Frame 1 (no input): blank canvas, image omitted
Frame 60 (the mouse pressed at the canvas centre just before this capture): blank canvas, image omitted
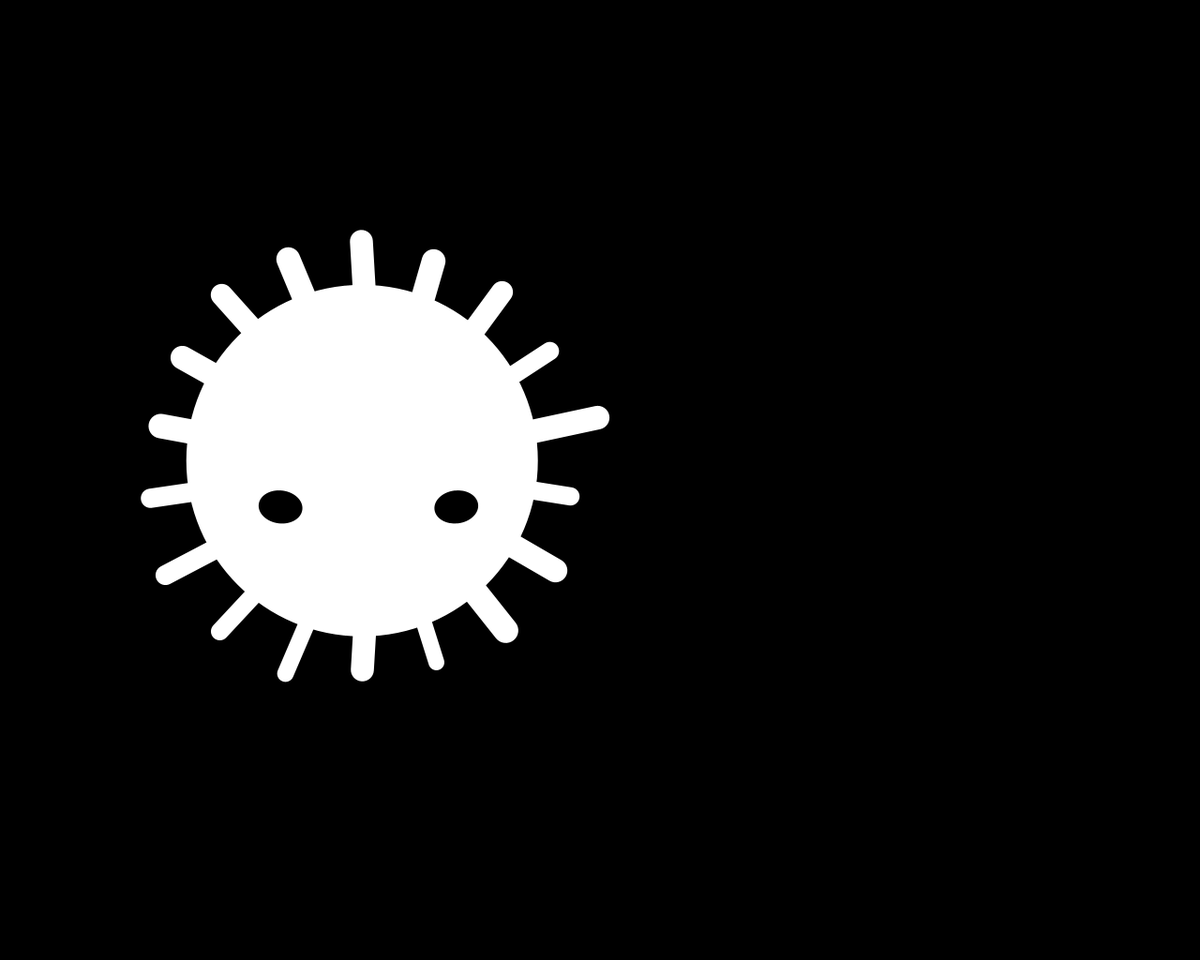
Frame 120 (the mouse held since frame 60 and released just before this capture)

The Processing sketch whose frames 1 and 60 were blank and that drew this single picture after the mouse press (run headless with seeded random() and noise(); from frame 60 on, the mouse is pressed at the canvas centre):

// Processing sketch: processing_136131
// ── processing_136131.pde

// OBJECTS
Fluff myFluff;
MotherFluff myMotherFluff;
Fluff[] myFluffArray;

// INCOMING VARIABLES
float myActivity;
float myAverageX;
float myCloseness;

// GLOBAL VARIABLES
int counter;
int spawnDelay;
int spawnCounter;
int fluffAmount = 25;
int activeFluffAmount;
float generalActivity = 0;
boolean motherPresent = false;


// SETUP FUNCTION
void setup() {

  // GENERAL SETUP
  size(1280, 1024);
  smooth();
  noCursor();

  // CREATE FLUFFS
  myFluffArray = new Fluff[fluffAmount];
  for (int i = 0; i<fluffAmount; i++) {
    myFluffArray[i] = new Fluff(random(0, width), random(0, height));
  }
  myMotherFluff = new MotherFluff(width/2, height/2);
}


// DRAW FUNCTION
void draw() {
  counter++;
  updateFluffs();
  getMouseInput();
  //showDebugInformation();
  calculateActivity();
}


// UPDATE FLUFFS
void updateFluffs() {
  background(0);
  for (int i=0; i<fluffAmount; i++) {
    myFluffArray[i].update();
  }
  myMotherFluff.update();
}


// CALCULATE GENERAL ACTIVITY
void calculateActivity() {
  if (generalActivity < 1) generalActivity += myActivity;
  if (generalActivity > 0) generalActivity -= 0.01;
  else generalActivity = 0;

  if (generalActivity < 0.2 && activeFluffAmount < fluffAmount) {
    myFluffArray[activeFluffAmount].spawn();
    activeFluffAmount++;
    generalActivity += 0.15;
  } 
  else if (generalActivity > 0.8 && activeFluffAmount > 0) {
    myFluffArray[activeFluffAmount-1].hide();
    activeFluffAmount--;
    generalActivity -= 0.15;
  }
}


// CREATE FAKE VARIABLES
void getMouseInput() {
  float myLastX = myAverageX;
  float myLastCloseness = myCloseness;
  myAverageX = float(mouseX)/width;
  myCloseness = 1-float(mouseY)/height;  
  myActivity = (abs(myLastX-myAverageX)/width+abs(myLastCloseness-myCloseness)/height)*1000;
  println(myActivity);

  if (myActivity > .02) myActivity-=.02;
  else myActivity = 0;
}


// SHOW INFORMATION ON TOP LEFT CORNER
void showDebugInformation() {
  fill(255, (1-generalActivity)*255, (1-generalActivity)*255);
  text("General Activity: " + generalActivity, 20, 20);
  fill(255, (1-myActivity)*255, (1-myActivity)*255);
  text("User Activity: " + myActivity, 20, 40);
  fill(255, 255, 255);
  text("Average X: " + myAverageX, 20, 60);
  fill(255, (1-myCloseness)*255, (1-myCloseness)*255);
  text("Closeness: " + myCloseness, 20, 80);

  noStroke();
  fill(255, 102);
  rectMode(CENTER);
  rect(myAverageX*width, (1-myCloseness)*height, 50, 50);
  rect(myAverageX*width, (1-myCloseness)*height, (myActivity)*300, (myActivity)*300);
}


void mousePressed() {
  myMotherFluff.spawn();
  println("spawn mother");
}


void keyPressed() {
  if (key == 'j') {
    myMotherFluff.spawn();
    println("spawn mother");
  }
}

class Fluff {

  // MOOD VARIABLES
  String mood = "normal";
  float cf = 1;

  // POSITION VARIABLES
  float x;
  float y;
  float targetX;
  float targetY;
  float deltaX;
  float deltaY;
  float angle;
  float counter;
  float distance = 10;
  boolean isMoving = false;
  float easing = 0.1; // 0.05;
  float[] posX = new float[5];
  float[] posY = new float[5];

  // DRAWING VARIABLES
  float scale = 0;
  float origSize = 10;
  float size;
  float hairLength;
  float randomSeed = random(0, 1000);
  int hairNumber = 18;
  float hairThickness;
  float[] hairThicknessArray = new float[hairNumber];
  float blinkCounter;
  float blinkEvent = 100;
  boolean isBlinking = false;
  float eyeSizeX = origSize/4;
  float eyeSizeY = eyeSizeX;
  float eyeSizeCounter = 4;
  float crazyness = 0;

  // CONSTRUCTOR
  Fluff(float in_x, float in_y) {

    // VARIABLES
    x = in_x;
    y = in_y;
    angle = random(0, 360);
    origSize = origSize*random(1, 2);
    size = origSize;

    // ARRAY
    for (int i=0; i<hairNumber; i++) {
      hairThicknessArray[i] = random(0.75, 1.25)/7;
    }
  }


  void update() {
    counter++;

    if (mood == "growing") {
      scale+=.1;
      if (scale < 1) {
        noFill();
        strokeWeight(4);
        stroke(255, (1-scale)*255);
        ellipse(x, y, 5*scale*origSize, 5*scale*origSize);
      } 
      else {
        mood = "normal";
        scale = 1;
      }
    }

    // MOVING WHEN GROWING IS COMPLETE
    else if (mood == "normal") {
      if (isMoving == false) getTarget();
      else getMoving();
      checkPosition();
    }

    else if (mood == "hiding") {
      scale-=.1;
      if (scale > 0) {
        noFill();
        strokeWeight(2);
        stroke(255, scale*255);
        ellipse(x, y, 3*(1-scale)*origSize, 3*(1-scale)*origSize);
      } 
      else {
        mood = "normal"; // invisible?
        scale = 0;
        x = random(0, width);
        y = random(0, height);
      }
    }


    pushMatrix();
    translate(x, y);
    scale(scale);
    drawBody();
    drawHair();
    drawEyes();
    popMatrix();
  }


  void checkPosition() {
    for (int i=posX.length-1; i>0; i--) {
      posX[i] = posX[i-1];
      posY[i] = posY[i-1];
    }
    posX[0]=deltaX;
    posY[0]=deltaY;

    float averageX = abs((posX[0]+posX[1]+posX[2]+posX[3]+posX[4])/5);
    float averageY = abs((posY[0]+posY[1]+posY[2]+posY[3]+posY[4])/5);

    if (averageX < 0.1 && averageY < 0.1) {
      mood = "hiding";
      println(averageX + " / " + averageY);
    }
  }


  void spawn() {
    mood = "growing";
  }


  void hide() {
    mood = "hiding";
  }


  void getTarget() {

    float distToPerson = abs(x/width-myAverageX);
    float fleeFactor = 100*(1-distToPerson)*myCloseness;
    if (x/width < myAverageX) fleeFactor = -fleeFactor;

    angle = angle + random(-45, 45);
    float newDistance = distance*random(1, 5);
    targetX = x + sin(radians(angle))*newDistance+fleeFactor;
    targetY = y + cos(radians(angle))*newDistance;

    if (targetX > 1.5*size && targetX < width-1.5*size && targetY > 1.5*size && targetY < height-1.5*size) {
      isMoving = true;
    } 
    else {
      angle = random(0, 360);
      return;
    }
  }


  void getMoving() {
    deltaX = targetX - x;
    deltaY = targetY - y;
    x += deltaX * easing;
    y += deltaY * easing;
    if (abs(deltaX) < 1 && abs(deltaY) < 1 ) {
      isMoving = false;
    }
  }


  void drawBody() {
    //size = origSize*scale;
    noStroke();
    fill(255, 255*scale);
    ellipse(0, 0, size*2, size*2);
  }


  void drawHair() {
    float newX;
    float newY;
    hairLength = size*1.25*scale;
    stroke(255, 255*scale);
    for (int i=0; i<hairNumber; i++) {
      float noise = noise(counter*0.05+i*10+randomSeed, randomSeed+i*10);
      strokeWeight(hairThicknessArray[i]*origSize*scale);
      newX = sin(radians(i/float(hairNumber)*360+crazyness*noise))*hairLength*map(noise, 0, 1, 0.8, 1.2);
      newY = cos(radians(i/float(hairNumber)*360+crazyness*noise))*hairLength*map(noise, 0, 1, 0.8, 1.2);
      line(deltaX*.2, deltaY*.2, newX, newY);
    }
  }


  void drawEyes() {

    eyeSizeX = size/4*scale;

    if (isBlinking == false) {
      eyeSizeY = eyeSizeX;
      blinkCounter++;
      if (blinkCounter >= blinkEvent) isBlinking = true;
    } 
    else {
      eyeSizeY = eyeSizeCounter/4*eyeSizeX;

      if (eyeSizeCounter <= -4) {
        eyeSizeY = eyeSizeX;
        eyeSizeCounter = 4;
        blinkCounter = 0;
        blinkEvent = 100*random(0.5, 1.5);
        isBlinking = false;
      } 
      else {
        eyeSizeCounter--;
      }
    }

    noStroke();
    fill(0, 255*scale);
    float leftEyeX = -size/2 + deltaX*.1;
    float rightEyeX = size/2 + deltaX*.1;
    float eyeY = size/4 + deltaY*.1;
    pushMatrix();
    translate(leftEyeX, eyeY);
    rotate(myCloseness*0.25);
    ellipse(0, 0, eyeSizeX, eyeSizeY*(2-myCloseness)*.5);
    popMatrix();
    pushMatrix();
    translate(rightEyeX, eyeY);
    rotate(-myCloseness*0.25);
    ellipse(0, 0, eyeSizeX, eyeSizeY*(2-myCloseness)*.5);
    popMatrix();
  }
}



class MotherFluff extends Fluff {

  // POSITION VARIABLES
  float lifeCounter;
  float lifeMax = 2000;

  // CONSTRUCTOR
  MotherFluff(float in_x, float in_y) {
    super(in_x, in_y);

    origSize = 150;
    distance = 20;
  }


  void update() {
    crazyness = myCloseness;
    counter++;
    lifeCounter++;
    cf = 1+myCloseness/2;
    size = origSize*cf;
    
    // GROWING WHEN FRESHLY SPAWNED
    if (mood == "growing") {
      scale+=.1;
      if (scale < 1) {
        noFill();
        strokeWeight(8);
        stroke(255, (1-scale)*255);
        ellipse(x, y, 4*scale*size, 4*scale*size);
      } 
      else {
        mood = "normal";
        scale = 1;
      }
    }

    // NORMAL BEHAVIOUR
    else if (mood == "normal") {
      if (isMoving == false) getTarget();
      else getMoving();
      lifeCounter++;
      if (lifeCounter >= lifeMax) {
        mood = "hiding";
      }
    } 

    // DISAPPEARING AFTER CERTAIN TIME
    else if (mood == "hiding") {
      lifeCounter = 0;
      scale-=.1;
      if (scale > 0) {
        noFill();
        strokeWeight(4);
        stroke(255, scale*255);
        ellipse(x, y, (1-scale)*origSize, (1-scale)*origSize);
      } 
      else {
        mood = "normal";
        scale = 0;
        motherPresent = false;
      }
    }

    pushMatrix();
    translate(x, y);
    scale(scale);
    drawBody();
    drawHair();
    drawEyes();
    popMatrix();
  }


  void getTarget() {

    float PersonVector = myAverageX*width-x;
    float attractionFactor = 0.5*PersonVector*myCloseness;

    angle = angle + random(-45, 45);
    float newDistance = distance*random(1, 5);
    targetX = x + sin(radians(angle))*newDistance + attractionFactor;
    targetY = y + cos(radians(angle))*newDistance;

    if (targetX > 1.5*size && targetX < width-1.5*size && targetY > 1.5*size && targetY < height-1.5*size) {
      isMoving = true;
    } 
    else {
      angle = random(0, 360);
      return;
    }
  }
}
